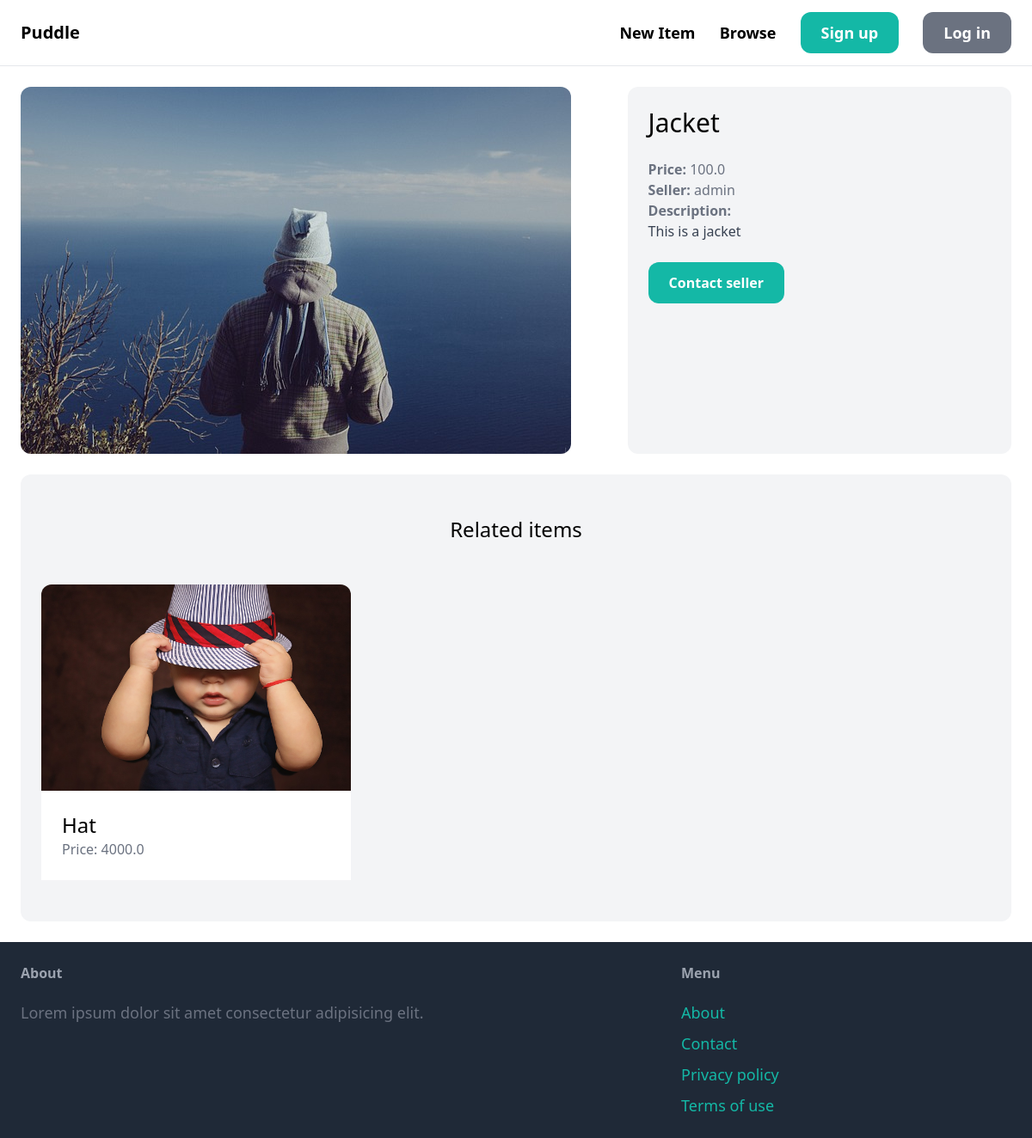
Screenshot of /items/3/ with the database file from the repository.
### item/models.py (models this page shows, shortened)
class Item(models.Model):
    category = models.ForeignKey(Category, related_name='items', on_delete=models.CASCADE)
    name = models.CharField(max_length=255)
    description = models.TextField(blank=True, null=True)
    price = models.FloatField()
    image = models.ImageField(upload_to='item_images', blank=True, null=True)
    is_sold = models.BooleanField(default=False)
    created_by = models.ForeignKey(User, related_name='items', on_delete=models.CASCADE)
    created_at = models.DateTimeField(auto_now_add=True)

### item/views.py (the view)
# urls.py: path('<int:pk>/', views.detail, name='detail'),
def detail(request, pk):
    item = get_object_or_404(Item, pk=pk)
    related_items = Item.objects.filter(category=item.category, is_sold=False).exclude(pk=pk)[0:3]
    context = {
        'item': item,
        'related_items': related_items,
    }
    return render(request, 'item/detail.html', context)

### item/templates/item/detail.html (shortened to what this page needs)
{% extends 'core/base.html' %}
{% block content %}
<div class="grid grid-cols-5 gap-6">
    <div class="col-span-3">
        <img src="{{ item.image.url }}" alt="" class="rounded-xl">
    </div>
    <div class="col-span-2 p-6 bg-gray-100 rounded-xl">
        <h1 class="mb-6 text-3xl">{{ item.name }}</h1>
        <p class="text-gray-500"><strong>Price: </strong>{{ item.price }}</p>
        <p class="text-gray-500"><strong>Seller: </strong>{{ item.created_by.username }}</p>
        {% if item.description %}
        <p class="text-gray-700"><strong class="text-gray-500">Description: </strong><br>
        {{ item.description }}
        </p>
        {% endif %}
        {% if request.user == item.created_by %}
            <div class="mt-6 p-6 bg-white rounded-xl">
                <p>This is your item!</p>
                <a href="{% url 'item:edit' item.id %}" class="inline-block mt-6 mt-6 px-6 py-3 text-lg font-semibold bg-teal-500 text-white rounded-xl">Edit</a>
                <a href="{% url 'item:delete' item.id %}" class="inline-block mt-6 mt-6 px-6 py-3 text-lg font-semibold bg-red-500 text-white rounded-xl">Delete</a>
            </div>
        {% else %}
            <a href="{% url 'conversation:new' item.id %}" class="inline-block mt-6 px-6 py-3 text lg font-semibold bg-teal-500 text-white rounded-xl hover:bg-teal-700">Contact seller</a>
        {% endif %}
    </div>
</div>
<div class="mt-6 px-6 py-12 bg-gray-100 rounded-xl">
    <h2 class="mb-12 text-2xl text-center">Related items</h2>
    <div class="grid grid-cols-3 gap-3">
        {% for item in related_items %}
            <div>
                <a href="{% url 'item:detail' item.id %}">
                    <div>
                        <img src="{{ item.image.url }}" alt="" class="rounded-t-xl">
                    </div>
                    <div class="p-6 bg-white round-b-xl">
                        <h2 class="text-2xl">{{ item.name }}</h2>
                        <p class="text-gray-500">Price: {{ item.price }}</p>
                    </div>
                </a>
            </div>
        {% endfor %}
    </div>
</div>
{% endblock %}

### rows the page displays
Item: image (picture), name "Jacket", price "100.0", created_by.username "admin", description "This is a jacket"
Item: image (picture), name "Hat", price "4000.0"
